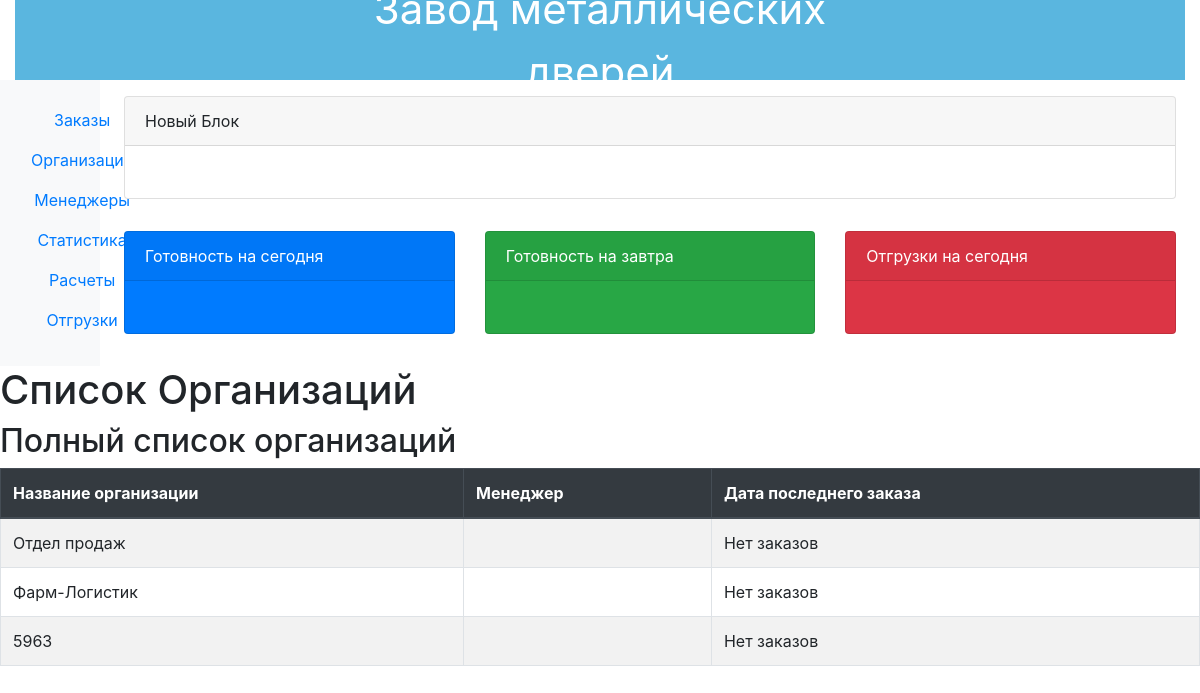
Page /erp_main/organization_list/ (signed in) on the committed database.
### erp_main/models.py (models this page shows, shortened)
class Organization(models.Model):
    name = models.CharField(max_length=100)
    inn = models.CharField(max_length=15)
    last_order_date = models.DateField(null=True, blank=True)
    user = models.ForeignKey(User, related_name='organization', on_delete=models.CASCADE)
    class Meta:
        verbose_name_plural = 'Организации'

### erp_main/views.py (the view)
# urls.py: path('organization_list/', views.organization_list, name='organization_list'),
@login_required
def organization_list(request):
    user = request.user
    if user.is_superuser:  # Если пользователь является администратором
        organizations = Organization.objects.all().prefetch_related('order_set')  # Заранее загружаем связанные заказы
    else:
        organizations = Organization.objects.filter(user=user)  # Предполагаем, что у вас есть поле 'manager' в модели Organization
    return render(request, 'organization_list.html', {'organizations': organizations, 'is_admin': user.is_superuser})

### erp_main/templates/organization_list.html (shortened to what this page needs)
{% extends 'base.html' %}
{% block content %}
<h1>Список Организаций</h1>
{% if is_admin %}
    <h2>Полный список организаций</h2>
    <table class="table table-striped table-hover">
        <thead class="thead-dark">
            <tr>
                <th>Название организации</th>
                <th>Менеджер</th>
                <th>Дата последнего заказа</th>
            </tr>
        </thead>
        <tbody>
            {% for org in organizations %}
            <tr>
                <td>{{ org.name }}</td>
                <td>{{ org.user.username }}</td>
                <td>{% if org.order_set.exists %}{{ org.order_set.latest.get_created_at|date:"d-m-Y" }}{% else %}Нет заказов{% endif %}</td>
            </tr>
            {% endfor %}
        </tbody>
    </table>
{% endif %}
{% endblock %}

### templates/base.html (style rules this page uses)
table { border-collapse: collapse; width: 100%; }
th, td { border: 1px solid #dee2e6; padding: 8px; text-align: left; }

### rows in the picture
Organization: name "Отдел продаж", shows "Нет заказов"
Organization: name "Фарм-Логистик", shows "Нет заказов"
Organization: name "5963", shows "Нет заказов"
